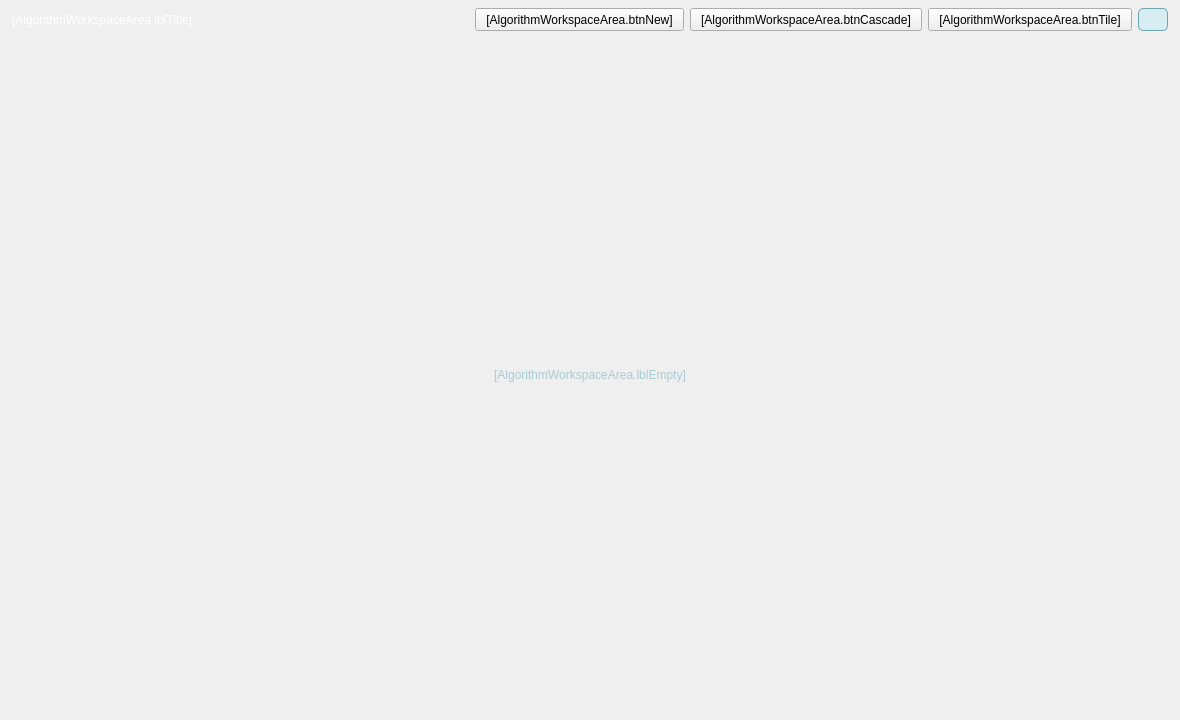
<?xml version="1.0" encoding="UTF-8"?>
<ui version="4.0">
 <class>AlgorithmWorkspaceArea</class>
 <widget class="QWidget" name="AlgorithmWorkspaceArea">
  <property name="geometry">
   <rect>
    <x>0</x>
    <y>0</y>
    <width>1180</width>
    <height>720</height>
   </rect>
  </property>
  <layout class="QVBoxLayout" name="verticalLayout">
   <property name="spacing">
    <number>6</number>
   </property>
   <property name="leftMargin">
    <number>12</number>
   </property>
   <property name="topMargin">
    <number>8</number>
   </property>
   <property name="rightMargin">
    <number>12</number>
   </property>
   <property name="bottomMargin">
    <number>8</number>
   </property>
   <item>
    <layout class="QHBoxLayout" name="horizontalLayoutToolbar">
     <item>
      <widget class="QLabel" name="lblTitle">
       <property name="styleSheet">
        <string notr="true">font: 700 15pt &quot;Segoe UI&quot;;
color: #ffffff;</string>
       </property>
       <property name="text">
        <string>[AlgorithmWorkspaceArea.lblTitle]</string>
       </property>
      </widget>
     </item>
     <item>
      <spacer name="horizontalSpacerToolbar">
       <property name="orientation">
        <enum>Qt::Orientation::Horizontal</enum>
       </property>
       <property name="sizeHint" stdset="0">
        <size>
         <width>40</width>
         <height>20</height>
        </size>
       </property>
      </spacer>
     </item>
     <item>
      <widget class="QPushButton" name="btnNew">
       <property name="minimumSize">
        <size>
         <width>0</width>
         <height>2</height>
        </size>
       </property>
       <property name="maximumSize">
        <size>
         <width>16777215</width>
         <height>26</height>
        </size>
       </property>
       <property name="styleSheet">
        <string notr="true">QPushButton {
    min-height: 0px;
    max-height: 24px;
    padding: 0px 10px;
    font: 9pt &quot;Segoe UI&quot;;
}</string>
       </property>
       <property name="text">
        <string>[AlgorithmWorkspaceArea.btnNew]</string>
       </property>
      </widget>
     </item>
     <item>
      <widget class="QPushButton" name="btnCascade">
       <property name="minimumSize">
        <size>
         <width>0</width>
         <height>2</height>
        </size>
       </property>
       <property name="maximumSize">
        <size>
         <width>16777215</width>
         <height>26</height>
        </size>
       </property>
       <property name="styleSheet">
        <string notr="true">QPushButton {
    min-height: 0px;
    max-height: 24px;
    padding: 0px 10px;
    font: 9pt &quot;Segoe UI&quot;;
}</string>
       </property>
       <property name="text">
        <string>[AlgorithmWorkspaceArea.btnCascade]</string>
       </property>
      </widget>
     </item>
     <item>
      <widget class="QPushButton" name="btnTile">
       <property name="minimumSize">
        <size>
         <width>0</width>
         <height>2</height>
        </size>
       </property>
       <property name="maximumSize">
        <size>
         <width>16777215</width>
         <height>26</height>
        </size>
       </property>
       <property name="styleSheet">
        <string notr="true">QPushButton {
    min-height: 0px;
    max-height: 24px;
    padding: 0px 10px;
    font: 9pt &quot;Segoe UI&quot;;
}</string>
       </property>
       <property name="text">
        <string>[AlgorithmWorkspaceArea.btnTile]</string>
       </property>
      </widget>
     </item>
     <item>
      <widget class="QToolButton" name="btnWorkspaceLock">
       <property name="minimumSize">
        <size>
         <width>30</width>
         <height>2</height>
        </size>
       </property>
       <property name="maximumSize">
        <size>
         <width>30</width>
         <height>26</height>
        </size>
       </property>
       <property name="focusPolicy">
        <enum>Qt::FocusPolicy::NoFocus</enum>
       </property>
       <property name="styleSheet">
        <string notr="true">QToolButton#btnWorkspaceLock {
    background-color: #d7edf1;
    border: 1px solid #6ca6b2;
    border-radius: 5px;
    min-height: 0px;
    max-height: 24px;
    padding: 0px;
}
QToolButton#btnWorkspaceLock:hover {
    background-color: #ffffff;
    border-color: #9bd3dc;
}
QToolButton#btnWorkspaceLock:pressed {
    background-color: #c4e1e6;
    border-color: #4f8e9b;
}
QToolButton#btnWorkspaceLock:checked {
    background-color: #f2c14e;
    border-color: #d49b00;
}
QToolButton#btnWorkspaceLock:checked:hover {
    background-color: #ffd66a;
    border-color: #d49b00;
}</string>
       </property>
       <property name="icon">
        <iconset resource="../resources.qrc">
         <normaloff>:/icons/lock_open.png</normaloff>:/icons/lock_open.png</iconset>
       </property>
       <property name="iconSize">
        <size>
         <width>18</width>
         <height>18</height>
        </size>
       </property>
       <property name="checkable">
        <bool>true</bool>
       </property>
       <property name="autoRaise">
        <bool>false</bool>
       </property>
      </widget>
     </item>
    </layout>
   </item>
   <item>
    <widget class="QStackedWidget" name="stackWorkspaceState">
     <property name="currentIndex">
      <number>0</number>
     </property>
     <widget class="QWidget" name="pageEmpty">
      <layout class="QVBoxLayout" name="verticalLayoutEmpty">
       <item>
        <spacer name="verticalSpacerEmptyTop">
         <property name="orientation">
          <enum>Qt::Orientation::Vertical</enum>
         </property>
         <property name="sizeHint" stdset="0">
          <size>
           <width>20</width>
           <height>40</height>
          </size>
         </property>
        </spacer>
       </item>
       <item>
        <widget class="QLabel" name="lblEmpty">
         <property name="styleSheet">
          <string notr="true">color: #a7cbd2;
font: 600 12pt &quot;Segoe UI&quot;;</string>
         </property>
         <property name="text">
          <string>[AlgorithmWorkspaceArea.lblEmpty]</string>
         </property>
         <property name="alignment">
          <set>Qt::AlignmentFlag::AlignCenter</set>
         </property>
        </widget>
       </item>
       <item>
        <spacer name="verticalSpacerEmptyBottom">
         <property name="orientation">
          <enum>Qt::Orientation::Vertical</enum>
         </property>
         <property name="sizeHint" stdset="0">
          <size>
           <width>20</width>
           <height>40</height>
          </size>
         </property>
        </spacer>
       </item>
      </layout>
     </widget>
     <widget class="QWidget" name="pageMdi">
      <layout class="QVBoxLayout" name="verticalLayoutMdi">
       <property name="leftMargin">
        <number>0</number>
       </property>
       <property name="topMargin">
        <number>0</number>
       </property>
       <property name="rightMargin">
        <number>0</number>
       </property>
       <property name="bottomMargin">
        <number>0</number>
       </property>
       <item>
        <widget class="QMdiArea" name="mdiWorkspaces">
         <property name="styleSheet">
          <string notr="true">QMdiArea#mdiWorkspaces {
    background-color: #132c35;
    border: 1px solid #315965;
    border-radius: 6px;
}</string>
         </property>
         <property name="verticalScrollBarPolicy">
          <enum>Qt::ScrollBarPolicy::ScrollBarAsNeeded</enum>
         </property>
         <property name="horizontalScrollBarPolicy">
          <enum>Qt::ScrollBarPolicy::ScrollBarAsNeeded</enum>
         </property>
         <property name="activationOrder">
          <enum>QMdiArea::WindowOrder::ActivationHistoryOrder</enum>
         </property>
         <property name="viewMode">
          <enum>QMdiArea::ViewMode::SubWindowView</enum>
         </property>
         <property name="documentMode">
          <bool>true</bool>
         </property>
        </widget>
       </item>
      </layout>
     </widget>
    </widget>
   </item>
  </layout>
 </widget>
 <resources>
  <include location="../resources.qrc"/>
 </resources>
 <connections/>
</ui>
